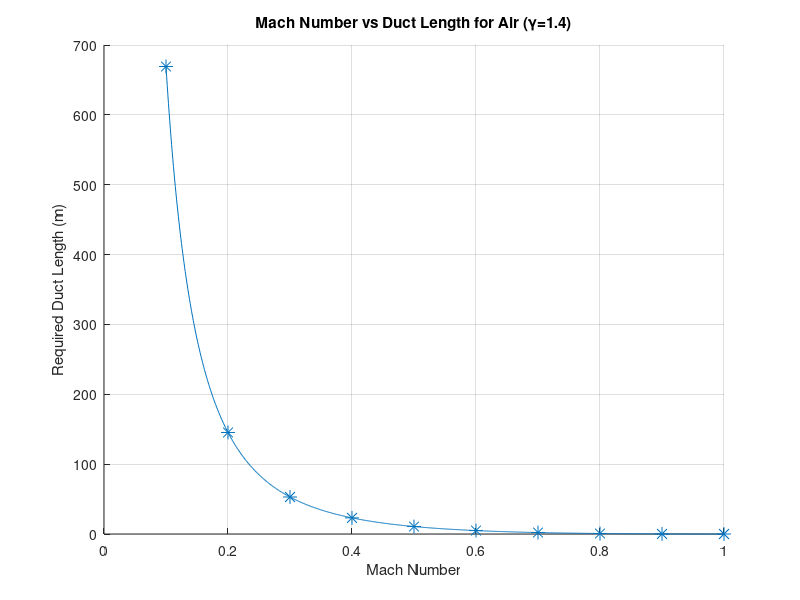
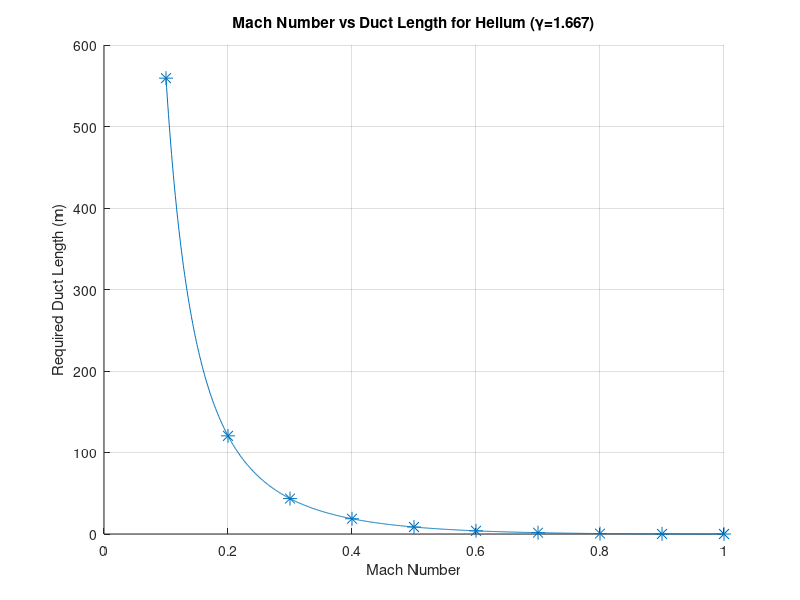

Recreate these plots in MATLAB, in order. (Note: this script raises an error after producing the figures.)
clc
clear
close all

% Define the parameters
gamma_air = 1.4;
gamma_helium = 1.667;
f = 0.02;
D = 0.2;
M1 = 0.1;
l1 = 0;


% Calculate the required length for the Mach number of unity
l_star = @(M1,gamma) l1 + D / f * (1 / (gamma) * ...
    (1 - M1^2) / M1^2 + (gamma + 1) / (2 * gamma) * ...
    log(((gamma + 1) / 2 * M1^2) / (1 + (gamma - 1) / 2 * M1^2)));

% Define the range of the initial Mach number
M_values = [0.1:0.1:1];

% Iterate through the values for both air and helium
m=1;
for i = M_values
    l_air(m) = l_star(i,gamma_air);
    l_helium(m) = l_star(i,gamma_helium);
    m = m + 1 ;
end

% Repeat the same process for the continuous graph
M_range_cont = [0.1:0.001:1];

% Iterate through the values for both air and helium
n=1;
for j = M_range_cont
    l_air_cont(n) = l_star(j,gamma_air);
    l_helium_cont(n) = l_star(j,gamma_helium);
    n = n + 1;
end

% Plot the graphs

figure(1)
scatter(M_values,l_air,'*','SizeData', 100)
hold on
grid on
plot(M_range_cont,l_air_cont)
xlabel('Mach Number')
ylabel('Required Duct Length (m)')
title('Mach Number vs Duct Length for Air (γ=1.4)')


figure(2)
scatter(M_values,l_helium,'*','SizeData', 100)
hold on
grid on
plot(M_range_cont,l_helium_cont)
xlabel('Mach Number')
ylabel('Required Duct Length (m)')
title('Mach Number vs Duct Length for Helium (γ=1.667)')

% Display results
fprintf(['The required duct length to accelerate the flow from M = 0.1 '...
    'to M = 1.0 is l_air = %.4f m. \n'],l_air(1))

% Display results in a table
T = table(M_values', round(l_air',4), round(l_helium',4), ...
    'VariableNames', {'M_values', 'l_air', 'l_helium'});
disp(T)
